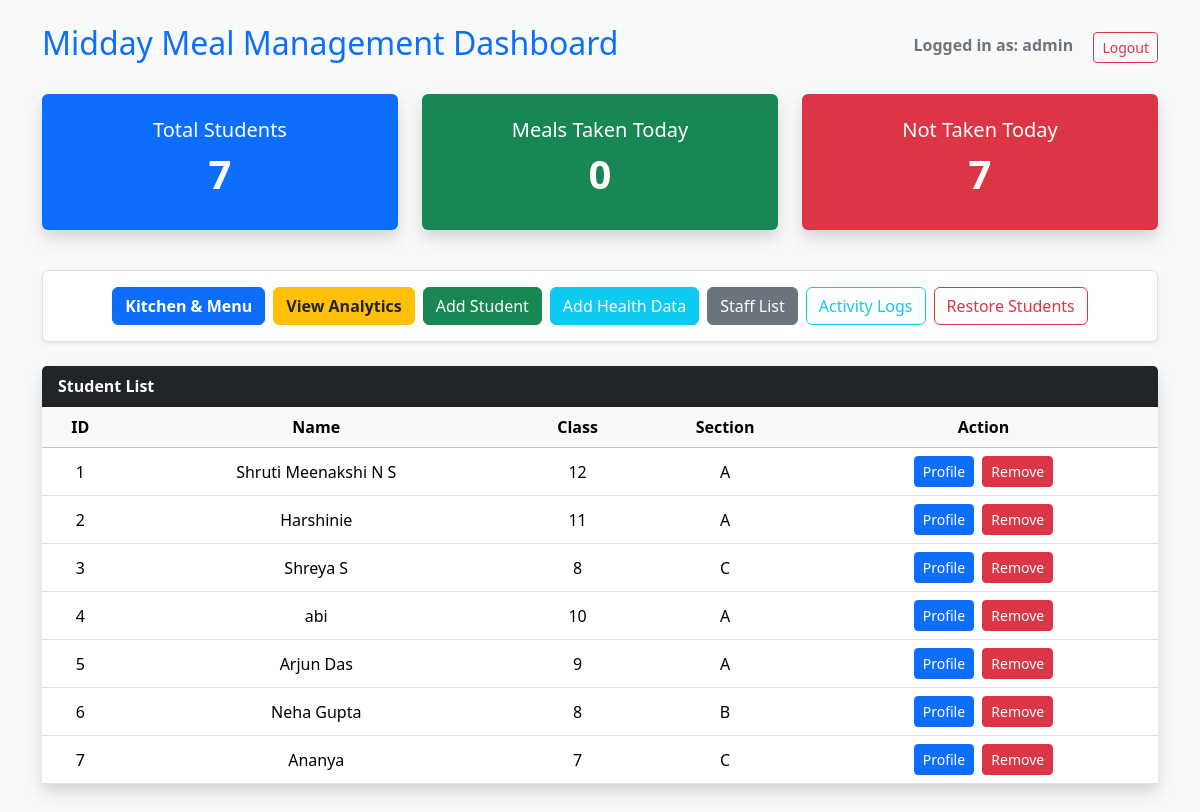
Screenshot of /admin_dashboard (signed in) with the database file from the repository.
### tables this page shows
CREATE TABLE students (
            id INTEGER PRIMARY KEY AUTOINCREMENT,
            name TEXT NOT NULL,
            student_class TEXT NOT NULL,
            section TEXT NOT NULL,
            qr_code TEXT,
            is_active INTEGER DEFAULT 1
        );

### app.py (the view)
@app.route("/admin_dashboard")
@login_required
@admin_required
def admin_dashboard():
    conn = get_db()
    cursor = conn.cursor()
    cursor.execute("SELECT COUNT(*) FROM students WHERE is_active=1")
    total_students = cursor.fetchone()[0]
    today = datetime.now().strftime("%Y-%m-%d")
    cursor.execute("SELECT COUNT(DISTINCT student_id) FROM meal_records WHERE date=?", (today,))
    meals_taken_result = cursor.fetchone()
    meals_taken = meals_taken_result[0] if meals_taken_result else 0
    not_taken = max(0, total_students - meals_taken)
    cursor.execute("SELECT * FROM students WHERE is_active=1")
    students = cursor.fetchall()
    cursor.execute("SELECT COUNT(*) FROM inventory WHERE quantity_kg <= threshold_kg")
    low_stock_count = cursor.fetchone()[0]
    low_stock_alert = low_stock_count > 0  # Becomes True if stock is low
    conn.close()
    return render_template(
        "dashboard.html",
        students=students,
        total_students=total_students,
        meals_taken=meals_taken,
        not_taken=not_taken,
        role="admin",
        low_stock_alert=low_stock_alert # Pass the alert status to HTML
    )

### app.py (called while the page is built)
def get_db():
    conn = sqlite3.connect(DATABASE)
    conn.execute("PRAGMA foreign_keys = ON")
    return conn

def login_required(f):
    @wraps(f)
    def wrapper(*args, **kwargs):
        if "user_id" not in session:
            flash("Please login first", "warning")
            return redirect(url_for("login"))
        return f(*args, **kwargs)
    return wrapper

def admin_required(f):
    @wraps(f)
    def wrapper(*args, **kwargs):
        if session.get("role") != "admin":
            flash("Admin access only!", "danger")
            return redirect(url_for("staff_dashboard"))
        return f(*args, **kwargs)
    return wrapper

### templates/dashboard.html (shortened to what this page needs)
<!DOCTYPE html>
<html>
<head>
    <link href="https://cdn.jsdelivr.net/npm/bootstrap@5.3.2/dist/css/bootstrap.min.css" rel="stylesheet">
</head>
<body class="bg-light">
    <div class="container mt-4">
        <div class="d-flex justify-content-between align-items-center mb-4">
            <h2 class="text-primary">Midday Meal Management Dashboard</h2>
            <div>
                <span class="me-3 fw-bold text-secondary">Logged in as: {{ session['username'] }}</span>
                <a href="/logout" class="btn btn-outline-danger btn-sm">Logout</a>
            </div>
        </div>
        <div class="row text-center mb-4">
            <div class="col-md-4 mb-3">
                <div class="card shadow p-4 bg-primary text-white border-0 h-100">
                    <h5>Total Students</h5>
                    <h2 class="display-6 fw-bold">{{ total_students }}</h2>
                </div>
            </div>
            <div class="col-md-4 mb-3">
                <a href="/meals_taken" class="text-decoration-none">
                    <div class="card shadow p-4 bg-success text-white border-0 h-100">
                        <h5>Meals Taken Today</h5>
                        <h2 class="display-6 fw-bold">{{ meals_taken }}</h2>
                    </div>
                </a>
            </div>
            <div class="col-md-4 mb-3">
                <a href="/meals_not_taken" class="text-decoration-none">
                    <div class="card shadow p-4 bg-danger text-white border-0 h-100">
                        <h5>Not Taken Today</h5>
                        <h2 class="display-6 fw-bold">{{ not_taken }}</h2>
                    </div>
                </a>
            </div>
        </div>
        <div class="d-flex flex-wrap gap-2 mb-4 justify-content-center bg-white p-3 rounded shadow-sm border">
            {% if role == "admin" %}
            <a href="/kitchen" class="btn btn-primary fw-bold">Kitchen & Menu</a>
            <a href="/analytics" class="btn btn-warning text-dark fw-bold">View Analytics</a>
            <a href="/add_student" class="btn btn-success">Add Student</a>
            <a href="/add_student_health" class="btn btn-info text-white">Add Health Data</a>
            <a href="{{ url_for('staff_list') }}" class="btn btn-secondary">Staff List</a>
            <a href="/activity_logs" class="btn btn-outline-info">Activity Logs</a>
            <a href="{{ url_for('deleted_students') }}" class="btn btn-outline-danger">Restore Students</a>
            {% endif %}
        </div>
        <div class="card shadow border-0 mb-5">
            <div class="card-header bg-dark text-white fw-bold">Student List</div>
            <div class="card-body p-0">
                <div class="table-responsive">
                    <table class="table table-hover text-center align-middle mb-0">
                        <thead class="table-light">
                            <tr>
                                <th>ID</th>
                                <th>Name</th>
                                <th>Class</th>
                                <th>Section</th>
                                <th>Action</th>
                            </tr>
                        </thead>
                        <tbody>
                            {% for student in students %}
                            <tr>
                                <td>{{ student[0] }}</td>
                                <td>{{ student[1] }}</td>
                                <td>{{ student[2] }}</td>
                                <td>{{ student[3] }}</td>
                                <td>
                                    <a href="/student_profile/{{ student[0] }}"
                                        class="btn btn-primary btn-sm me-1">Profile</a>
                                    <a href="/delete_student/{{ student[0] }}" class="btn btn-danger btn-sm"
                                        onclick="return confirm('Are you sure?');">Remove</a>
                                </td>
                            </tr>
                            {% endfor %}
                        </tbody>
                    </table>
                </div>
            </div>
        </div>
    </div>
</body>
</html>

### rows the page displays
students: id "1", name "Shruti Meenakshi N S", student_class "12", section "A"
students: id "2", name "Harshinie", student_class "11", section "A"
students: id "3", name "Shreya S", student_class "8", section "C"
students: id "4", name "abi", student_class "10", section "A"
students: id "5", name "Arjun Das", student_class "9", section "A"
students: id "6", name "Neha Gupta", student_class "8", section "B"
students: id "7", name "Ananya", student_class "7", section "C"

### other values shown
{{ session['username'] }} "admin"
{{ total_students }} "7"
{{ meals_taken }} "0"
{{ not_taken }} "7"
